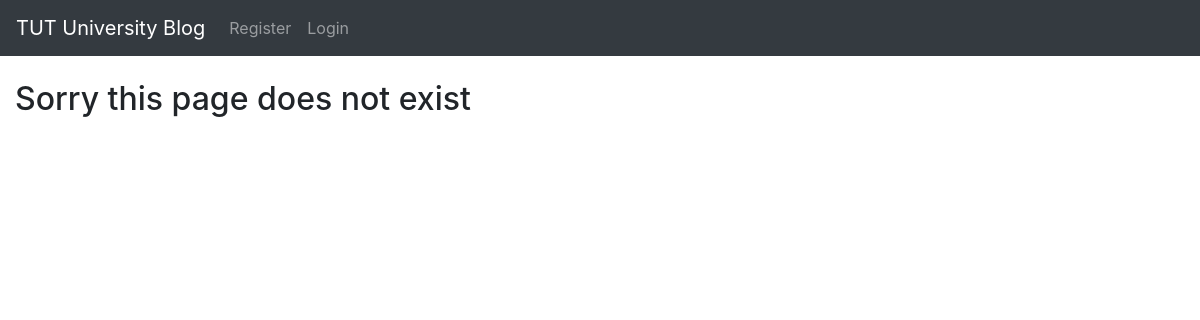
The app's page /category/modules/, older data.
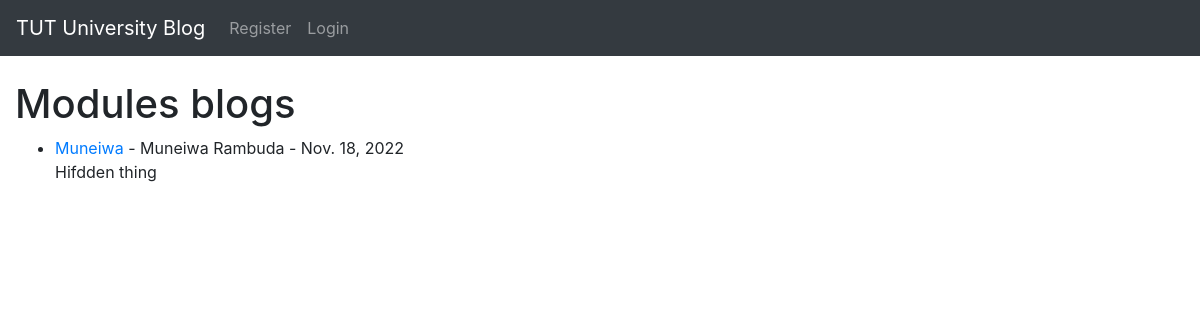
The same page, newer data.
### myBlog/models.py (models this page shows, shortened)
class Post(models.Model):
    title = models.CharField(max_length=255)
    title_tag = models.CharField(max_length=255)
    author =  models.ForeignKey(User, on_delete=models.CASCADE)
    body = models.TextField()
    post_date = models.DateField(auto_now_add=True)
    category = models.CharField(max_length=255, default='coding')

### myBlog/views.py (the view)
# urls.py: path('category/<str:cats>/', CategoryView, name='category'),
def CategoryView(request, cats):
    category_posts = Post.objects.filter(category = cats.replace('-',' '))
    return render(request, 'categories.html', {'cats':cats.title().replace('-',' '), 'category_posts':category_posts})

### myBlog/templates/categories.html (shortened to what this page needs)
{% extends 'base.html' %}
{% block content %}
{% if category_posts %}
<h1>{{ cats }} blogs</h1>
<ul>
    {% for post in category_posts%}
        <li>
            <a href="{% url 'article_detail' post.pk %}">
                {{ post.title}}
            </a> -
            {{post.author.first_name}} {{post.author.last_name}}
            - {{ post.post_date}}
            <br/>
            {{ post.body|slice:200| safe}}
        </li>
    {% endfor %}
</ul>
{% else %}
    <h2>Sorry this page does not exist </h2>
{% endif %}
{% endblock %}

Row changes from the older to the newer data that the page shows:
added Post: category "Modules", title "Muneiwa", author.first_name "Muneiwa", author.last_name "Rambuda", post_date "Nov. 18, 2022", body "Hifdden thing"
Text that changed along with them:
text no longer shown: "Sorry this page does not exist"
text now shown: "blogs"
